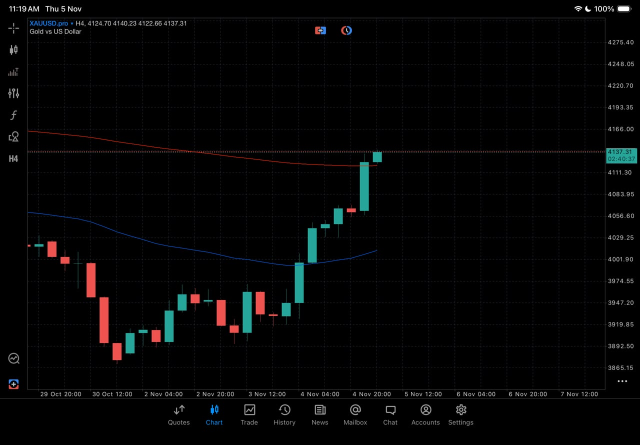
#> input picture maps/2026-11-05/original.jpg, 1280 x 889 px (shown at 1/2 size)
$ python map_2026-11-05.py
#> lines starting #> are read from the running program, lines starting #| are printed output that depends on the picture
"""Draw the XAUUSD H4 mapping on top of the original chart screenshot.

Usage:  python3 scripts/map_2026-11-05.py
Input:  maps/2026-11-05/original.jpg
Output: maps/2026-11-05/mapping.png
"""
from pathlib import Path

from PIL import Image, ImageDraw, ImageFont

ROOT = Path(__file__).resolve().parent.parent
SRC = ROOT / "maps" / "2026-11-05" / "original.jpg"
OUT = ROOT / "maps" / "2026-11-05" / "mapping.png"

# Price-axis calibration taken from the screenshot's labels
# (4166.00 sits at y=258, 4111.30 at y=345  ->  0.6287 $ per pixel).
REF_PRICE, REF_Y, PER_PX = 4166.00, 258, 0.6287
CHART_RIGHT = 1205  # right edge of the plot area (price scale starts after)


def y(price: float) -> float:
    return REF_Y + (REF_PRICE - price) / PER_PX


FONT = "/usr/share/fonts/truetype/dejavu/DejaVuSans.ttf"
FONT_B = "/usr/share/fonts/truetype/dejavu/DejaVuSans-Bold.ttf"
f_s = ImageFont.truetype(FONT, 12)
f_m = ImageFont.truetype(FONT_B, 13)
f_l = ImageFont.truetype(FONT_B, 15)

RED = (239, 83, 80)
GREEN = (38, 166, 154)
LIME = (102, 220, 120)
YELLOW = (255, 202, 40)
PURPLE = (171, 120, 255)
GREY = (160, 160, 170)
ORANGE = (255, 152, 0)
WHITE = (235, 235, 240)

base = Image.open(SRC).convert("RGBA")
overlay = Image.new("RGBA", base.size, (0, 0, 0, 0))
#> overlay: PIL image 1280x889 RGBA; every value is 0
d = ImageDraw.Draw(overlay)


def zone(lo, hi, x0, color, alpha=55, outline=True):
    d.rectangle([x0, y(hi), CHART_RIGHT, y(lo)], fill=color + (alpha,))
    if outline:
        d.rectangle([x0, y(hi), CHART_RIGHT, y(lo)], outline=color + (200,), width=1)


def hline(price, x0, color, dash=8, gap=6, width=1):
    yy = y(price)
    x = x0
    while x < CHART_RIGHT:
        d.line([x, yy, min(x + dash, CHART_RIGHT), yy], fill=color + (230,), width=width)
        x += dash + gap


def label(x, yy, text, color, font=f_s, anchor="lm", pad=3):
    bbox = d.textbbox((x, yy), text, font=font, anchor=anchor)
    d.rectangle([bbox[0] - pad, bbox[1] - pad, bbox[2] + pad, bbox[3] + pad],
                fill=(12, 12, 16, 215), outline=color + (220,))
    d.text((x, yy), text, font=font, fill=color + (255,), anchor=anchor)


def dashed_path(points, color, width=2, dash=7, gap=5):
    for (x1, y1), (x2, y2) in zip(points, points[1:]):
        length = ((x2 - x1) ** 2 + (y2 - y1) ** 2) ** 0.5
        n = max(int(length // (dash + gap)), 1)
        for i in range(n):
            t0 = i * (dash + gap) / length
            t1 = min((i * (dash + gap) + dash) / length, 1)
            d.line([x1 + (x2 - x1) * t0, y1 + (y2 - y1) * t0,
                    x1 + (x2 - x1) * t1, y1 + (y2 - y1) * t1],
                   fill=color + (240,), width=width)


def arrow_head(x, yy, color, up=True, size=8):
    s = -size if up else size
    d.polygon([(x, yy), (x - size, yy - s), (x + size, yy - s)], fill=color + (255,))


# ---- Zones -----------------------------------------------------------------
zone(4190, 4200, 640, RED, 50)            # R2
zone(4160, 4170, 640, RED, 50)            # R1
zone(4118, 4126, 700, YELLOW, 45)         # pivot / red MA retest
zone(4068, 4118, 742, PURPLE, 22)         # H4 FVG of the 4 Nov 20:00 impulse
zone(4055, 4068, 660, LIME, 55)           # Demand 1
zone(4000, 4030, 560, GREEN, 50)          # Demand 2 (flip + blue MA)

# Accumulation range box (31 Oct – 4 Nov)
d.rectangle([248, y(3972), 606, y(3890)], fill=GREY + (18,), outline=GREY + (170,), width=1)
label(254, y(3972) - 12, "Accumulation range 3890 – 3972", GREY)
#> in label, `bbox = d.textbbox((x, yy), text, font=font, anchor=anchor)`: bbox = (254, 549.6, 453, 562.6)

# Major swing low
hline(3870, 200, RED, width=1)
#> after the loop in hline, `while x < CHART_RIGHT:`: x = 1208
label(CHART_RIGHT - 6, y(3870), "Swing low 3870 – bull invalidation (macro)", RED, anchor="rm")

# Range high that got broken -> BOS
hline(3972, 360, WHITE, dash=4, gap=4)
label(612, y(3972) + 14, "BOS 3972", WHITE, f_m)

# ---- Zone labels (placed in the empty future area) ---------------------------
LX = CHART_RIGHT - 6
label(LX, y(4195), "R2  4190 – 4200  ·  psych 4200 / TP2", RED, anchor="rm")
label(LX, y(4165), "R1  4160 – 4170  ·  TP1", RED, anchor="rm")
label(LX, y(4122), "Pivot 4118 – 4126  ·  red MA retest", YELLOW, anchor="rm")
label(LX, y(4093), "H4 FVG / imbalance 4068 – 4118", PURPLE, anchor="rm")
label(LX, y(4061.5), "Demand 1  4055 – 4068  ·  buy zone", LIME, anchor="rm")
label(LX, y(4015), "Demand 2  4000 – 4030  ·  flip + blue MA", GREEN, anchor="rm")

# ---- Structure marks ---------------------------------------------------------
label(234, y(3870) + 16, "LL", RED, f_m, anchor="mm")
label(468, y(3906) + 18, "HL", LIME, f_m, anchor="mm")
label(546, y(3925) + 18, "HL", LIME, f_m, anchor="mm")
label(702, y(4056) + 16, "HL", LIME, f_m, anchor="mm")
label(754, y(4141) - 16, "HH", LIME, f_m, anchor="mm")

# ---- Scenarios ---------------------------------------------------------------
# A: shallow dip into the pivot, continuation to R1 then R2
pa = [(768, y(4137)), (800, y(4122)), (850, y(4166)), (880, y(4152)), (940, y(4196))]
dashed_path(pa, LIME)
arrow_head(*pa[-1], LIME, up=True)
label(780, y(4196) - 24, "A: hold 4118 → 4166 → 4195", LIME, f_m, anchor="lm")

# B: deeper pullback into the FVG / Demand 1, then continuation
pb = [(768, y(4137)), (830, y(4062)), (900, y(4125)), (950, y(4163))]
dashed_path(pb, ORANGE)
arrow_head(*pb[-1], ORANGE, up=True)
label(832, y(4062) + 20, "B: fill FVG → buy 4055–4068", ORANGE, f_m, anchor="lm")

# ---- Header ------------------------------------------------------------------
hx, hy = 60, 82
lines = [
    ("XAUUSD · H4 MAPPING · 5 Nov 2026", WHITE, f_l),
    ("Bias: BULLISH while H4 closes above 4055", LIME, f_m),
    ("Price reclaimed red MA (~4120) · blue MA rising (~4014)", WHITE, f_s),
    ("Bull invalid < 4055 → look 4000–4030 · bearish shift < 4000", RED, f_s),
]
widths = [d.textbbox((0, 0), t, font=f)[2] for t, _, f in lines]
#> widths = [305, 310, 343, 362]
d.rectangle([hx - 8, hy - 8, hx + max(widths) + 10, hy + 22 * len(lines)],
            fill=(12, 12, 16, 225), outline=(90, 90, 110, 255))
for i, (t, c, f) in enumerate(lines):
    d.text((hx, hy + i * 22), t, font=f, fill=c + (255,))

out = Image.alpha_composite(base, overlay).convert("RGB")
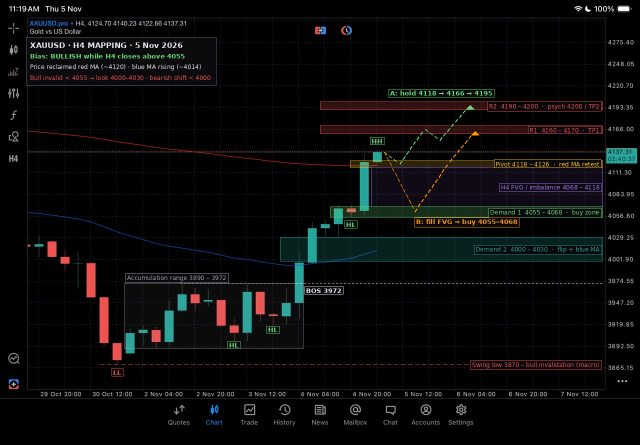
#> out: PIL image 1280x889 RGB (shown at 1/2 size); mean R, G, B 10.4, 10.6, 10.5
out.save(OUT, optimize=True)
print(f"saved {OUT.relative_to(ROOT)}")
